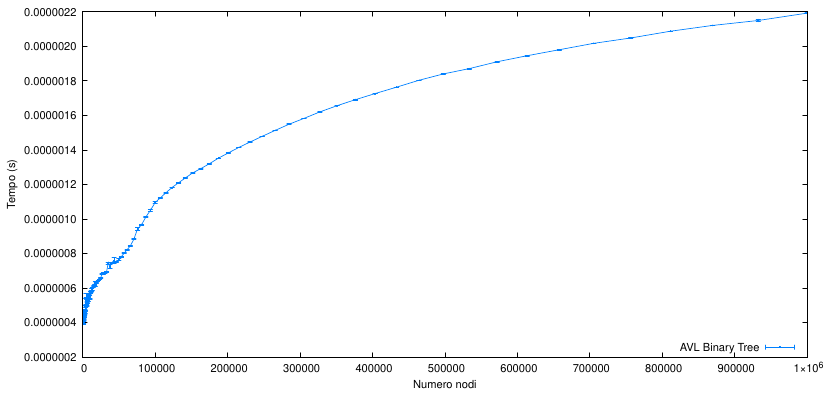

This figure's gnuplot source:
set xlabel 'Numero nodi'
set ylabel 'Tempo (s)'
set key right bottom
set terminal pdf size 21cm,10cm enhanced color rounded \
    font 'Helvetica,12'
set output 'avl_error.pdf'
plot "output_median.txt" using 1:4:5 with errorlines pt 5 ps 0.1 lw 1 lc "web-blue" title "AVL Binary Tree"
